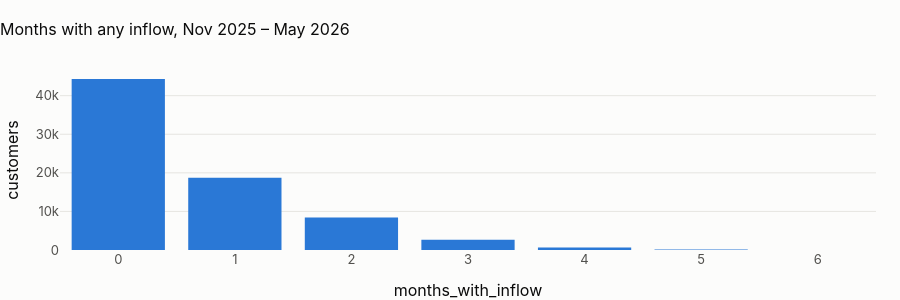

Notebook code cell kept with this figure:
### Markdown cell above
## 5 · Direction and the monthly grid

### Code cell
show(
    pl.q("""select direction, transaction_type, count(*) as transactions,
                    round(100 * count(*) / sum(count(*)) over (), 2) as share_pct
             from {int_transactions_enriched} group by all order by 1, 2"""),
    paging=False,
)
grid = pl.q("""select count(*) as customer_months, round(100 * avg((n_tx = 0)::int), 2) as zero_month_pct,
                      round(100 * avg((inflow_usd > 0)::int), 2) as months_with_inflow_pct, round(avg(n_tx), 3) as avg_tx
               from {int_customer_month_tx}""")
show(grid, paging=False)
recent = pl.q("""select months_with_inflow, count(*) as customers from (
                   select customer_id, count(*) filter (where inflow_usd > 0) as months_with_inflow
                   from {int_customer_month_tx} where month_start >= date '2025-11-01' group by 1)
                 group by 1 order by 1""")
fig = px.bar(
    recent,
    x="months_with_inflow",
    y="customers",
    title="Months with any inflow, Nov 2025 – May 2026",
)
fig.update_layout(height=300)
fig.show()
reg = recent[recent.months_with_inflow >= 4].customers.sum() / recent.customers.sum()
display(
    Markdown(
        f"**{grid.zero_month_pct.iloc[0]:.1f} % of customer-months are empty and {100 * reg:.1f} % of customers had an "
        "inflow in four or more of the last seven months.** The zero-filled grid is the right imputation (no transaction "
        "is zero activity); the thinness is the data's, and it decides the credit outcomes of notebook 08."
    )
)

### Figure 1 — Plotly figure (JSON) as saved in the notebook; plotly's stock layout.template omitted (floating-point values rounded to 4 significant figures)
{"data": [{"hovertemplate": "months_with_inflow=%{x}<br>customers=%{y}<extra></extra>", "legendgroup": "", "marker": {"color": "#2a78d6", "pattern": {"shape": ""}}, "name": "", "orientation": "v", "showlegend": false, "textposition": "auto", "type": "bar", "x": [0, 1, 2, 3, 4, 5, 6], "xaxis": "x", "y": [44326, 18705, 8447, 2689, 638, 98, 4], "yaxis": "y"}], "layout": {"barmode": "relative", "height": 300, "legend": {"tracegroupgap": 0}, "title": {"text": "Months with any inflow, Nov 2025 – May 2026"}, "xaxis": {"anchor": "y", "domain": [0.0, 1.0], "title": {"text": "months_with_inflow"}}, "yaxis": {"anchor": "x", "domain": [0.0, 1.0], "title": {"text": "customers"}}}}
